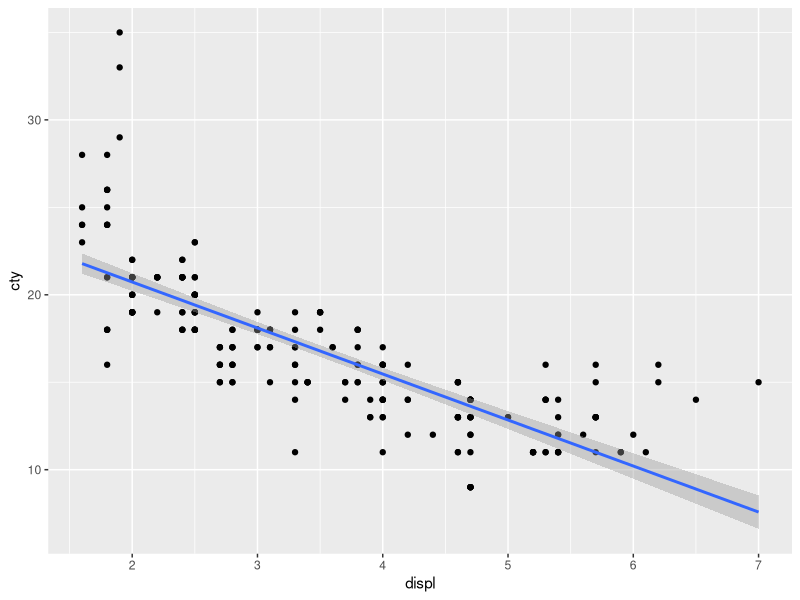

R code for this plot: (Note: this script raises an error after producing the figure.)
library(ggplot2)
library(dplyr)

mpg <- ggplot2::mpg


linear_model <- lm(formula = cty ~ displ, data = mpg)
print(linear_model)

mpg %>% 
  ggplot(mapping = aes(displ, cty)) + 
  geom_point()+
  stat_smooth(method = lm, level = 0.95)

print(head(mpg))
write.csv(x = mpg,
          row.names = F,
          file = 'C:/dev/lab-python/scratch08/mpg.csv' )
  # row names = F, row names seem unnecessary -> 쓰지 않겠다 